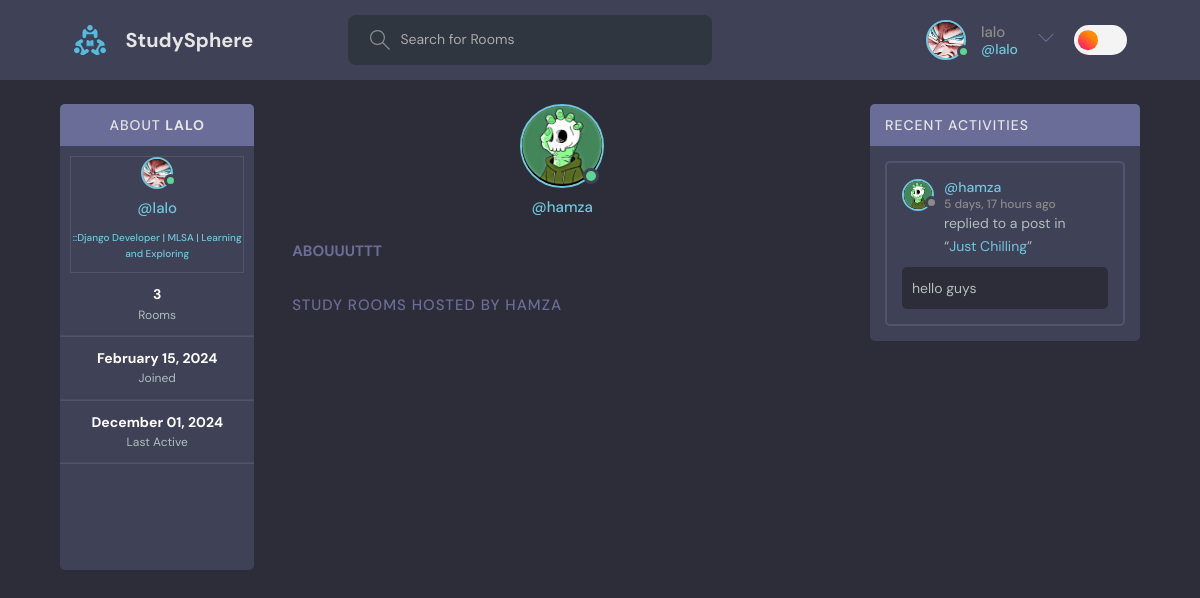
/UserProfile/5 (signed in), run on an earlier commit of the app's database.
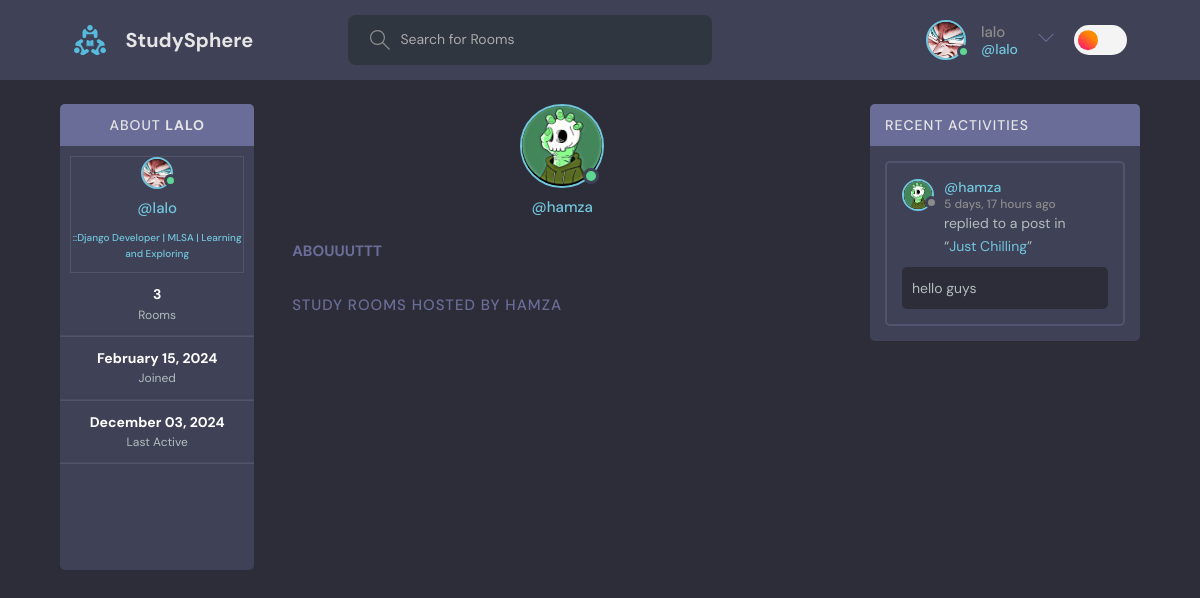
And on a later commit of the database.
### base/models.py (models this page shows, shortened)
class User(AbstractUser):
    username = models.CharField(max_length=100, unique=True)
    email = models.EmailField(max_length=200, unique=True)
    headline = models.CharField(max_length=200, null = True, blank = True)
    date_joined = models.DateTimeField(auto_now_add=True,null = True)
    last_login = models.DateTimeField(auto_now=True,null = True)
    Pfp = models.ImageField(default= 'images/avatar.svg',null=True)  # using pip install Pillow to install the pillow library to use the ImageField
    USERNAME_FIELD = 'email' # specifying the email as the username field helps us to login using the email instead of the username, which django use username by default for the authentication of the users(login and signup)
    REQUIRED_FIELDS = []

### base/views.py (the view)
# urls.py: path('UserProfile/<str:pk>',views.UserProfile, name = "UserProfile"),  # url of the user profile page
@login_required(login_url="UserLogin")
def UserProfile(request,pk):
    user = User.objects.get(id = pk)
    rooms = user.room_set.all()  # getting all the rooms of the user
    topics = Topic.objects.all()
    UserMessages = user.message_set.all()
    context = {"user": user,"rooms":rooms , "topics":topics , "UserMessages":UserMessages}
    return render(request,'base/userProfile.html',context)

### base/models.py (called while the page is built)
    def __str__(self):
        return self.name

### base/templates/base/userProfile.html (shortened to what this page needs)
{% extends 'main.html' %}
{% block content %}
<main class="profile-page layout layout--3">
    <div class="container">
      {% include 'base/profileComponent.html' %}
      <div class="roomList">
        <div class="profile">
          <div class="profile__avatar">
            <div class="avatar avatar--large active">
              <img src="{{user.Pfp.url}}" />
            </div>
          </div>
          <div class="profile__info">
            <p>@{{user.username}}</p>
          </div>
          <div class="profile__about">
            <h3>Abouuuttt</h3>
          </div>
        </div>
        <div class="roomList__header">
          <div>
            <h2>Study Rooms hosted by {{user.username}}</a>
            </h2>
          </div>
        </div>
      </div>
      {% include 'base/activityComponent.html' %}
    </div>
  </main>
  {% endblock content %}

### Templates/navBar.html (shortened to what this page needs)
{% load static %}
<header class="header header--loggedIn">
    <div class="container">
        <a href="{% url 'home' %}" class="header__logo">
            <img src="{% static 'images/logo.svg' %}" />
            <h1>StudySphere</h1>
        </a>
        <form class="header__search" method="GET" action="{% url 'home' %}">
            <label>
                <input name="q" placeholder="Search for Rooms" />
            </label>
        </form>
        <nav class="header__menu">
            {% if request.user.is_authenticated %}
            <div class="header__user">
                <a href="{% url 'UserProfile' request.user.id%}">
                    <div class="avatar avatar--medium active">
                        <img src="{{request.user.Pfp.url}}" />
                    </div>
                    <p>{{request.user.username}} <span>@{{request.user.username}}</span></p>
                </a>
                <button class="dropdown-button">
                    <svg version="1.1" xmlns="http://www.w3.org/2000/svg" width="32" height="32" viewBox="0 0 32 32">
                        <title>chevron-down</title>
                        <path d="M16 21l-13-13h-3l16 16 16-16h-3l-13 13z"></path>
                    </svg>
                </button>
            </div>
            {% else %}
            <a href="{% url 'UserLogin' %}">
                <img src="{% static 'images/avatar.svg' %}" />
                <p>Login</p>
            </a>
            {% endif %}
            <div class = "ThemeToggler">
                {% include 'theme.html'%}
            </div>
        </nav>
    </div>
</header>

### base/templates/base/profileComponent.html (shortened to what this page needs)
{% block content%}
 <div class="activities">
    <div class="activities__header"  >
        <h2 style="display: flex; align-items: center; justify-content: center;" >About&nbsp; <strong>{{request.user.username}}</strong></h2>
    </div>
    <div>
        <div class="profile-info-container">
            <div class="profile__avatar ">
                <div class="avatar avatar--small active">
                    <img src="{{request.user.Pfp.url}}" />
                </div>
            </div>
            <div class="profile__info">
                <p>@{{request.user.username}}</p>
                <div class= "profile-info-headline">
                   {% if  request.user.headline is not none%}
                      <p>::{{request.user.headline}}</p>
                   {% else%}
                      <a href="{% url 'UpdateUser' %}"><p> Enter Bio/Headline</p></a>
                   {% endif%}
                </div>
            </div>
       </div>
        <div class="profile-details-container">
          <div class="profile-details">
            <div class= "profile-details-info">
                <h6> {{request.user.room_set.count}}</h6>
                <span>Rooms</span>
            </div>
            <hr class= "profile-details-hr">
            <div class= "profile-details-info">
               <h6> {{request.user.date_joined|date:"F d, Y"}}</h6>
               <span>Joined</span>
            </div>
            <hr class= "profile-details-hr">
            <div class= "profile-details-info">
                <h6>{{request.user.last_login|date:"F d, Y"}}</h6>
                <span>Last Active</span>
            </div>
          </div>
        </div>
    </div>
    <hr class= "profile-details-hr">
    <div class="social-links">
        <ul class="social-list">
            <li>
            </li>
            <li>
            </li>
            <li>
            </li>
            <li>
            </li>
          </ul>
    </div>
  </div>
  {% endblock content%}

What changed in the data, as far as the page shows it:
changed User "lalo": user.last_login "December 01, 2024" → "December 03, 2024"
